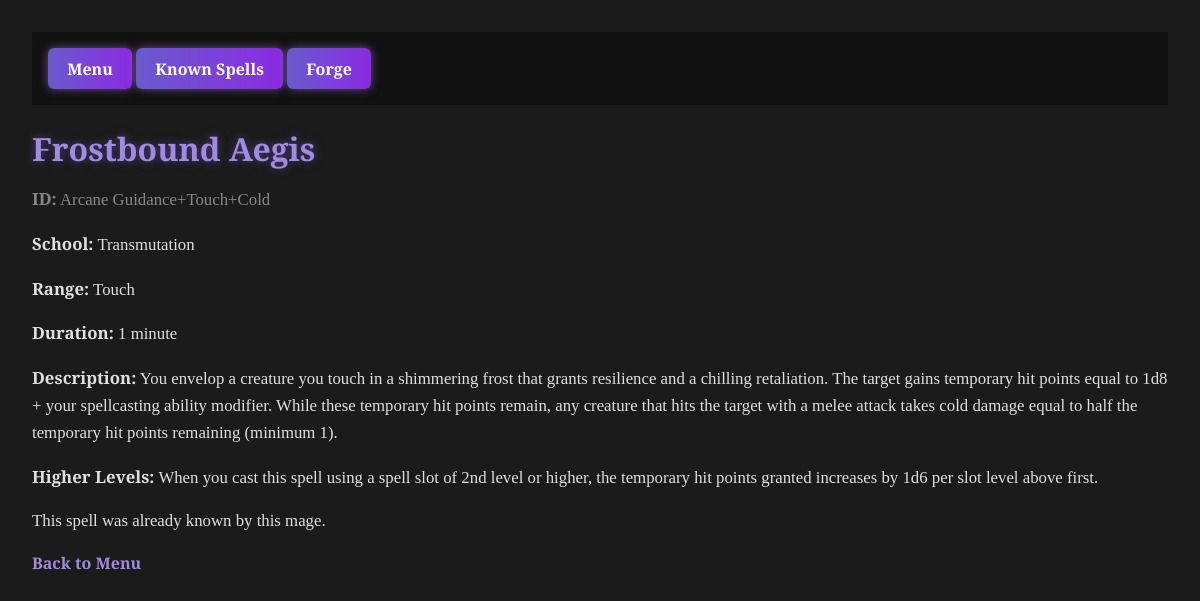
Page /spell/Arcane Guidance+Touch+Cold on the committed database.
### tables this page shows
CREATE TABLE spell (
	id VARCHAR NOT NULL, 
	name VARCHAR NOT NULL, 
	school VARCHAR, 
	casting_time VARCHAR, 
	spell_range VARCHAR, 
	duration VARCHAR, 
	description TEXT, 
	higher_levels TEXT, 
	PRIMARY KEY (id)
);

### app.py (the view)
@app.route("/spell/<spell_id>")
def spell_detail(spell_id):
    conn = get_db_connection()
    spell = conn.execute("SELECT * FROM spell WHERE id = ?", (spell_id,)).fetchone()
    conn.close()
    if spell:
        return render_template("spell_result.html", spell=spell, known=True, mage_id="Nendo")  # Mage ID optional here
    else:
        return "Spell not found", 404

### app.py (called while the page is built)
def get_db_connection():
    import os
    DB_PATH = os.getenv("SPELLFORGE_DB", "spells.db")
    conn = sqlite3.connect(DB_PATH)
    conn.row_factory = sqlite3.Row
    return conn

### templates/spell_result.html (shortened to what this page needs)
<!DOCTYPE html>
<html>
<head>
    <link rel="stylesheet" href="{{ url_for('static', filename='style.css') }}">
</head>
<body>
    {% include 'navbar.html' %}
    <h1>{{ spell['name'] }}</h1>
    <p style="color: #888;"><strong>ID:</strong> {{ spell['id'] }}</p>
    <p><strong>School:</strong> {{ spell['school'] }}</p>
    <p><strong>Range:</strong> {{ spell['spell_range'] }}</p>
    <p><strong>Duration:</strong> {{ spell['duration'] }}</p>
    <p><strong>Description:</strong> {{ spell['description'] }}</p>
    <p><strong>Higher Levels:</strong> {{ spell['higher_levels'] }}</p>
    {% if known %}
        <p>This spell was already known by this mage.</p>
    {% else %}
        <p>This spell has been newly added to the mage's spellbook.</p>
    {% endif %}
    <a href="{{ url_for('menu', mage_id=mage_id) }}">Back to Menu</a>
</body>
</html>

### static/style.css (style rules this page uses)
body { font-family: 'Cinzel', serif; background-color: #1b1b1b; background-image: url("https://www.transparenttextures.com/patterns/dark-denim.png"); color: #ccc; margin: 0; padding: 2rem; }
h1, h2 { color: #9f8be0; text-shadow: 0 0 8px #4e3d82; margin-bottom: 1rem; }
p { font-size: 1.05rem; line-height: 1.6; color: #e0e0e0; }
a { color: #9f8be0; text-decoration: none; font-weight: bold; }

### rows in the picture
spell: name "Frostbound Aegis", id "Arcane Guidance+Touch+Cold", school "Transmutation", spell_range "Touch", duration "1 minute", description "You envelop a creature you touch in a shimmering frost that grants resilience and a chilling retaliation. The target gains temporary hit points equal to 1d8 + your spellcasting ability modifier. While these temporary hit points remain, any creature that hits the target with a melee attack takes cold damage equal to half the temporary hit points remaining (minimum 1).", higher_levels "When you cast this spell using a spell slot of 2nd level or higher, the temporary hit points granted increases by 1d6 per slot level above first."
